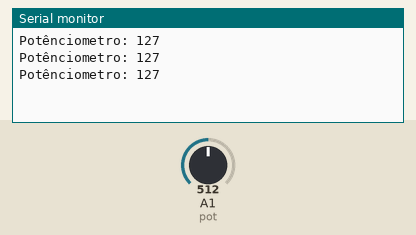
The sketch below on a simulated Arduino Uno, built with avr-gcc and run on an emulated ATmega328P. On the bench: the last lines printed to the serial monitor. Inputs (shaded band) come from the test bench; at power-on: A1 (pot) = 512.

Above: at 1.3 s.
1.4 s: A1 (pot) set to 716
At 1.9 s:
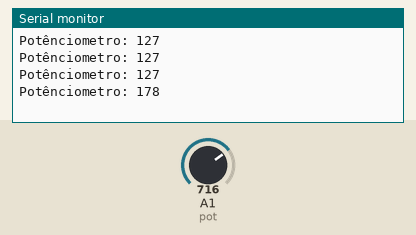
2.9 s: A1 (pot) set to 900
At 3.4 s:
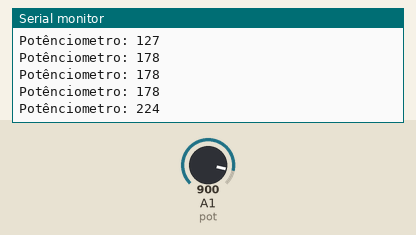
Timing chart, 0 to 5.9 s (numbered marks = the images above; inputs shaded):
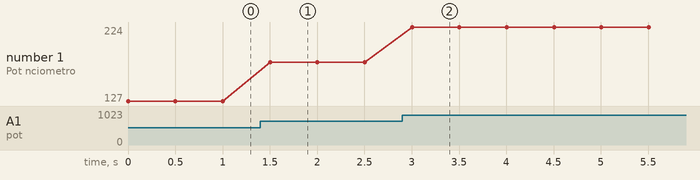

The sketch:

lendo_potenciometro.ino
```cpp
// Country: Brasil
// State: Pernambuco
// Developer: Matheus Johann Araújo
// Date: 2017-11-03

// Definindo porta do potênciometro
#define pot A1

// Função principal e de execução única
void setup() {
  // Iniciando comunicação serial com taxa de bits 9600
  Serial.begin(9600);
  // Definindo o modo de funcionamento do pino - INPUT (Entrada) / INPUT_PULLUP (Entrada + Resistores internos do Arduino) / OUTPUT (Saída)
  pinMode(pot, INPUT);
}

// Declarando variável que terá o valor lido do potênciometro
int vPot = 0;

// Função secundária e de repetição infinita
void loop() {
  // Ler o potênciometro e guarda o valor de 0 até 1023 (0v ~ 5v) na variável
  vPot = analogRead(pot);
  // Transfere a escala de 0 até 1023 para uma semelhante de 0 à 255
  vPot = map(vPot, 0, 1023, 0, 255);
  // Escreve na comunicação serial
  Serial.print("Potênciometro: ");
  // Escreve e quebra a linha "[ENTER]" ou "\n"
  Serial.println(vPot);
  // Espera meio segundo (1s = 1000ms)
  delay(500);
}
```

Measured:
- after the input at 1.4 s, the serial monitor: prints a new line after 0.10 s (image 1)
- after the input at 2.9 s, the serial monitor: prints a new line after 0.10 s (image 2)
- plotted number 1: 127 → 178 after the input at 1.4 s, 178 → 224 after the input at 2.9 s
